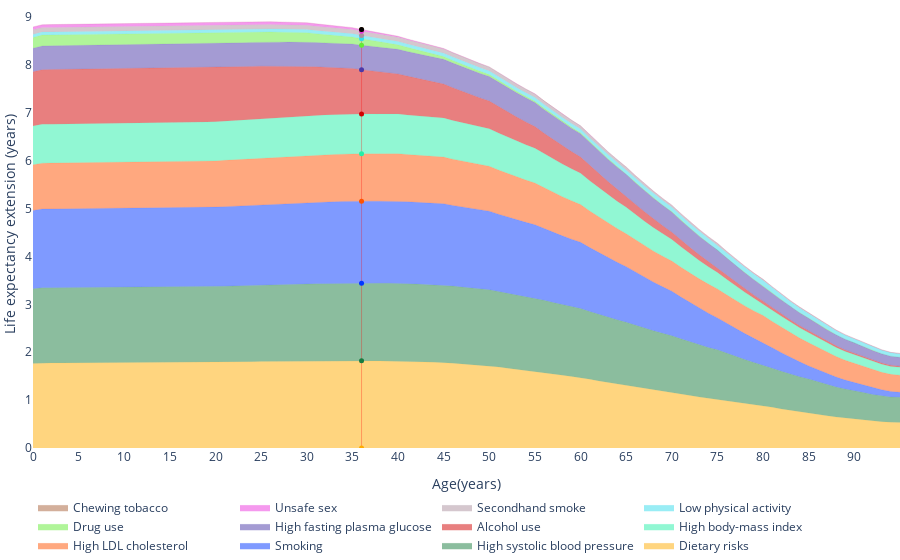

Notebook code cell kept with this figure:
### Code cell
life_expectancy_extension_by_age_plotter(
    risk_impact_filtered_dietary_groupped=risk_impact_filtered_dietary_groupped,
    rei_color_map=rei_color_map,
    age=age,
)
